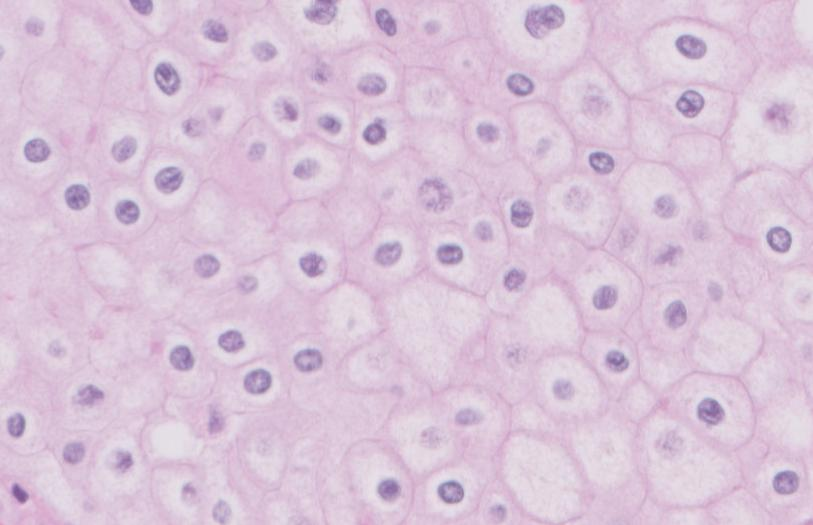
#> input picture test_image/Chromophbe/1.jpg, 813 x 525 px
$ python -i read_tiff_file_YiRong_version.py   (imports and definitions only)
#> lines starting #> are read from the running program, lines starting #| are printed output that depends on the picture; after the words box and inside, x2 and y2 are one past the last pixel; in counts of white or black regions, pixels touching at a corner belong together
#> further down, picture is the input picture: shape (525, 813, 3); mean B, G, R 216.6, 196, 217.7
"""
@title Implementing Sliding Window on Huge Medical Slide
@author Yi Rong
@date 4/16/2021
"""
import sys
import openslide
import numpy as np
import matplotlib.pyplot as plt
import os
import shutil
import pylab
from matplotlib.figure import Figure
from PIL import Image
import cv2 as cv
import glob
from get_entropy import get_entropy
import time


def judge(img):
    gray = cv.cvtColor(img, cv.COLOR_BGR2GRAY)
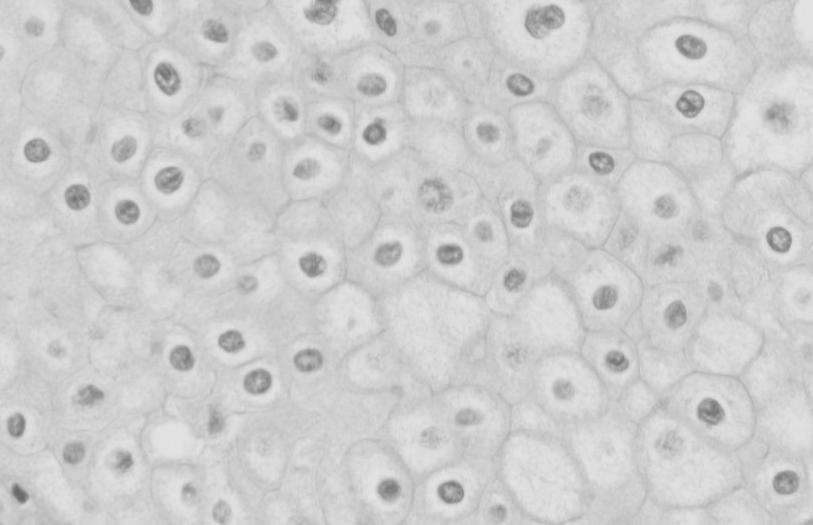
#> gray: shape (525, 813); min 103, max 229, mean 204.9
    # cv.imshow("gray", gray)

    gauss = cv.GaussianBlur(gray, (5, 5), 5)
    # cv.imshow("gauss1",gauss)

    ret, thresh = cv.threshold(gauss, 180, 255, 0)
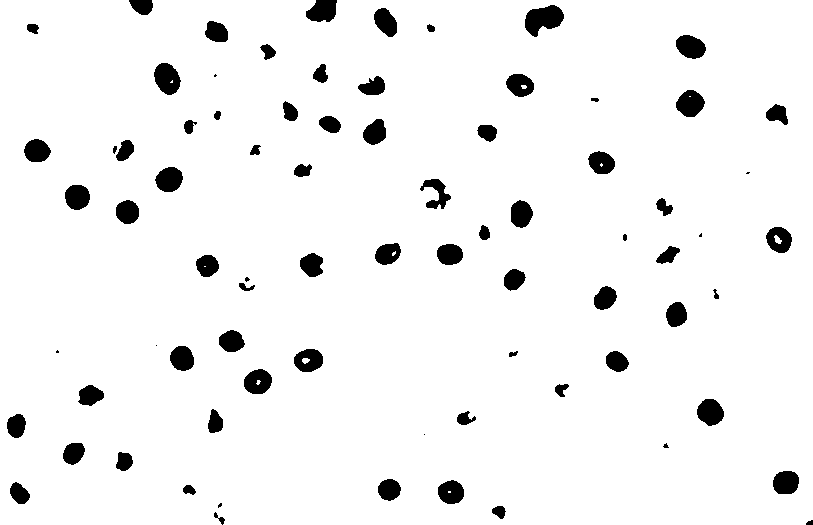
#> thresh: shape (525, 813); 94.9% white; 78 black regions (9 under 20 px), largest, box (x1, y1, x2, y2) and area: (525, 5, 564, 37) 801, (154, 63, 181, 95) 619, (676, 90, 705, 117) 564

# [48 lines left out: function get_small_batch, not called in this run]
# [20 lines not run here, left out]

>>> import cv2
>>> picture = cv2.imread('test_image/Chromophbe/1.jpg')
>>> result = judge(picture)

$ run again, on test_image/Chromophbe/2.jpg
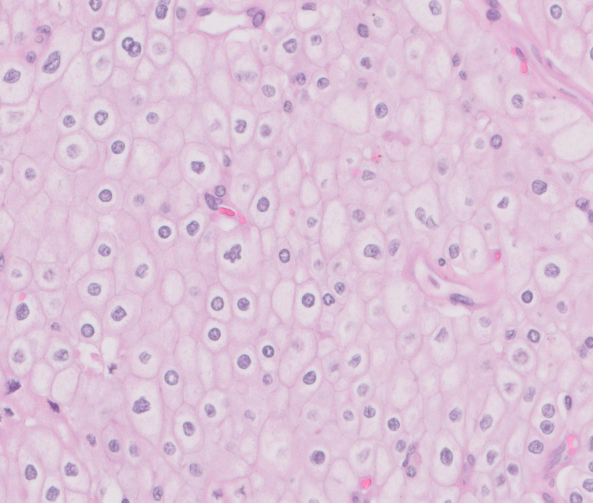
#> input picture test_image/Chromophbe/2.jpg, 1186 x 1005 px (shown at 1/2 size)
#> picture is the input picture: shape (1005, 1186, 3); mean B, G, R 216.7, 195.8, 220.5
#> in judge, `gray = cv.cvtColor(img, cv.COLOR_BGR2GRAY)`:
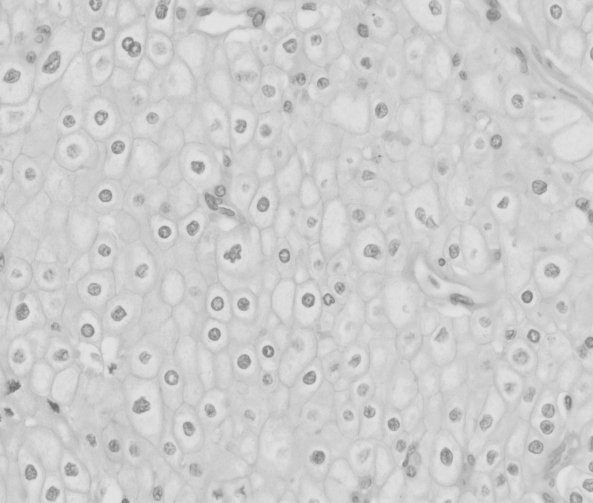
#> gray: shape (1005, 1186) (shown at 1/2 size); min 104, max 231, mean 205.6
#> in judge, `ret, thresh = cv.threshold(gauss, 180, 255, 0)`:
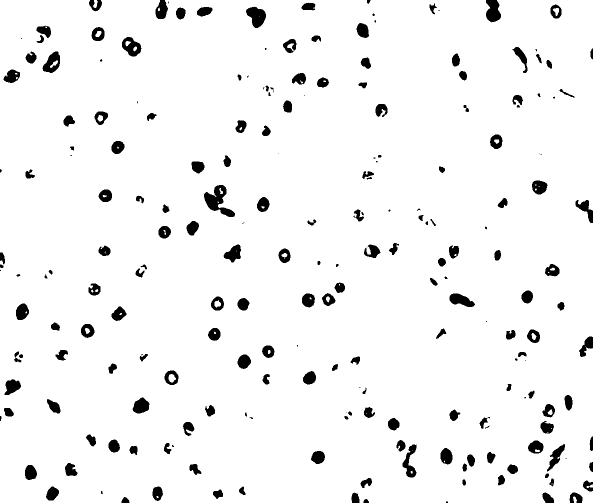
#> thresh: shape (1005, 1186) (shown at 1/2 size); 95.3% white; 219 black regions (42 under 20 px), largest, box (x1, y1, x2, y2) and area: (408, 370, 470, 434) 1723, (492, 13, 532, 56) 1098, (972, 0, 1002, 45) 1017

$ run again, on test_image/Chromophbe/3.jpg
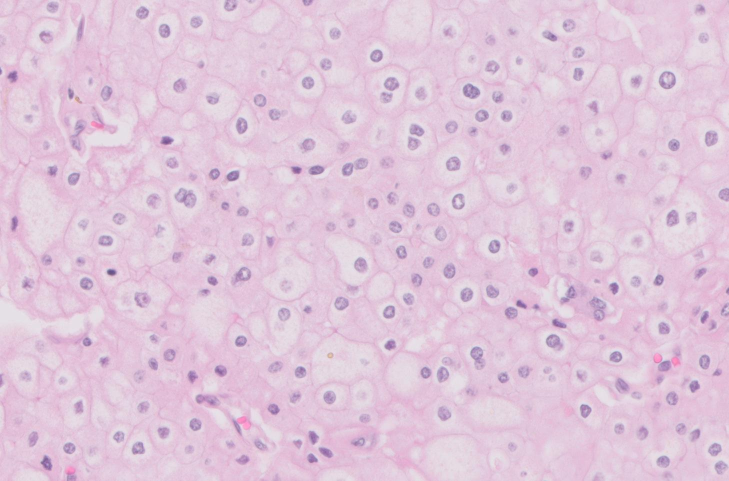
#> input picture test_image/Chromophbe/3.jpg, 1457 x 961 px (shown at 1/2 size)
#> picture is the input picture: shape (961, 1457, 3); mean B, G, R 218.4, 198, 223.8
#> in judge, `gray = cv.cvtColor(img, cv.COLOR_BGR2GRAY)`:
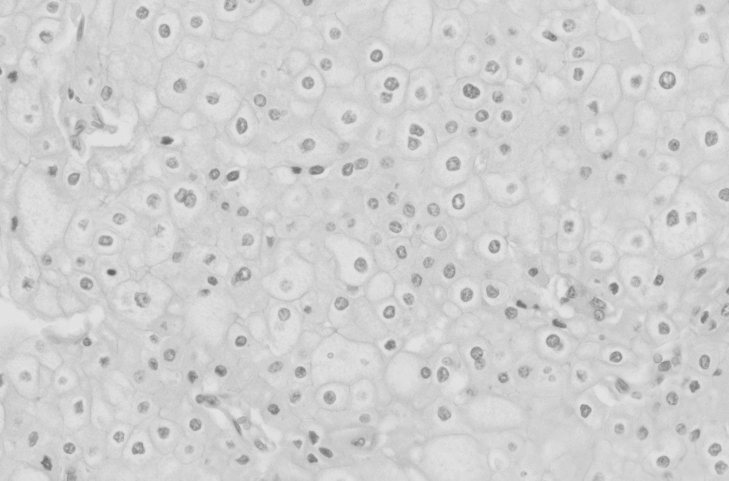
#> gray: shape (961, 1457) (shown at 1/2 size); min 92, max 232, mean 208
#> in judge, `ret, thresh = cv.threshold(gauss, 180, 255, 0)`:
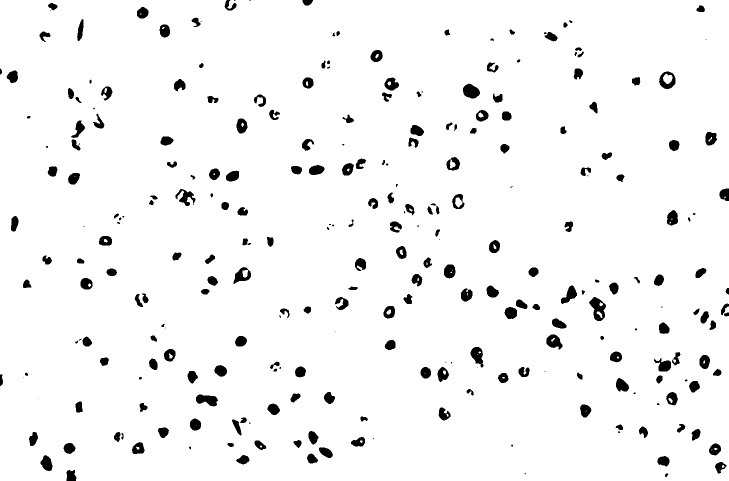
#> thresh: shape (961, 1457) (shown at 1/2 size); 95.9% white; 274 black regions (51 under 20 px), largest, box (x1, y1, x2, y2) and area: (1178, 594, 1212, 642) 904, (926, 167, 960, 197) 728, (392, 789, 436, 813) 703

$ run again, on test_image/Chromophbe/5.jpg
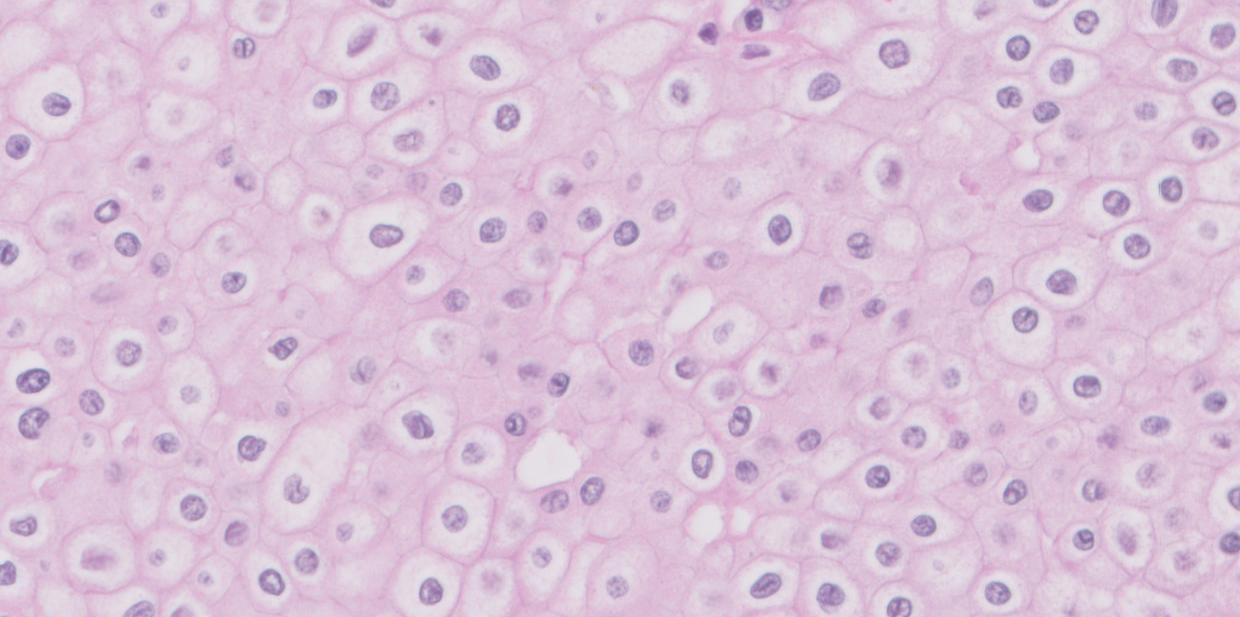
#> input picture test_image/Chromophbe/5.jpg, 1240 x 617 px
#> picture is the input picture: shape (617, 1240, 3); mean B, G, R 216.1, 194.9, 218.3
#> in judge, `gray = cv.cvtColor(img, cv.COLOR_BGR2GRAY)`:
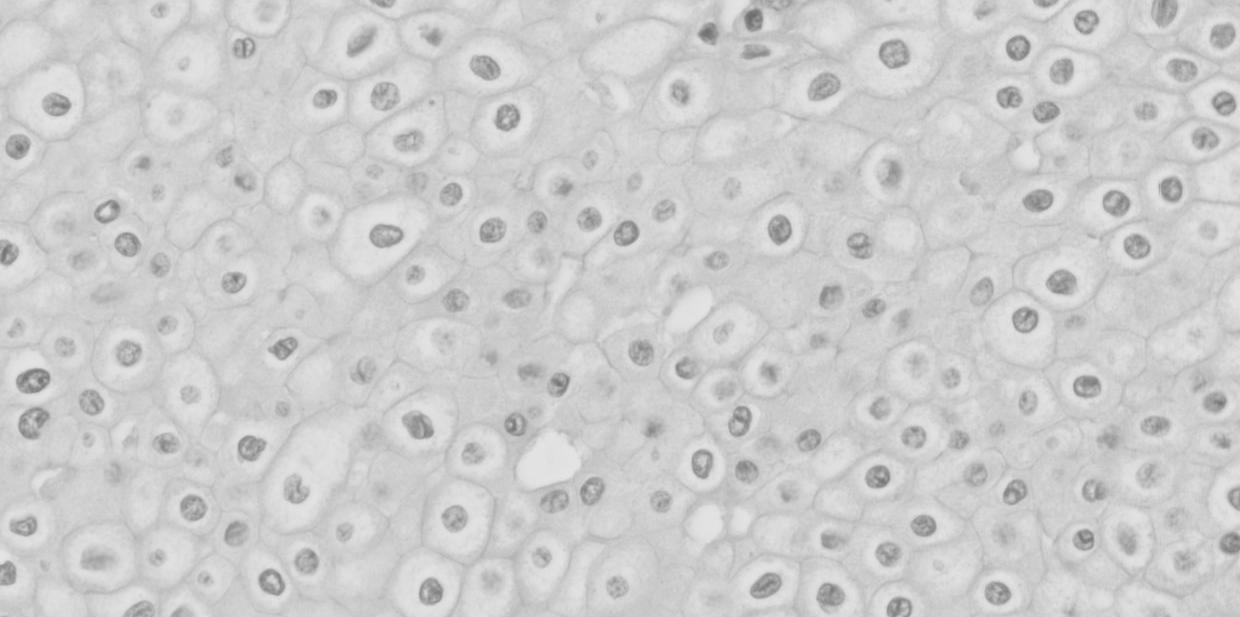
#> gray: shape (617, 1240); min 107, max 235, mean 204.3
#> in judge, `ret, thresh = cv.threshold(gauss, 180, 255, 0)`:
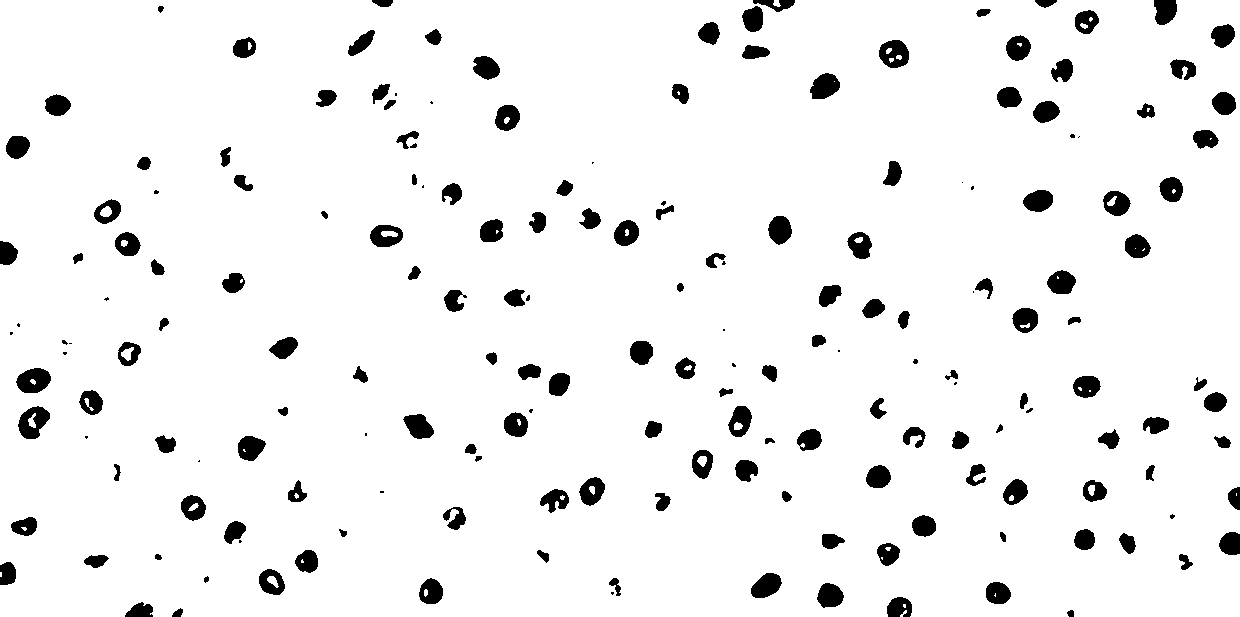
#> thresh: shape (617, 1240); 94.3% white; 186 black regions (31 under 20 px), largest, box (x1, y1, x2, y2) and area: (18, 406, 50, 439) 651, (16, 368, 51, 393) 641, (879, 40, 909, 68) 597
